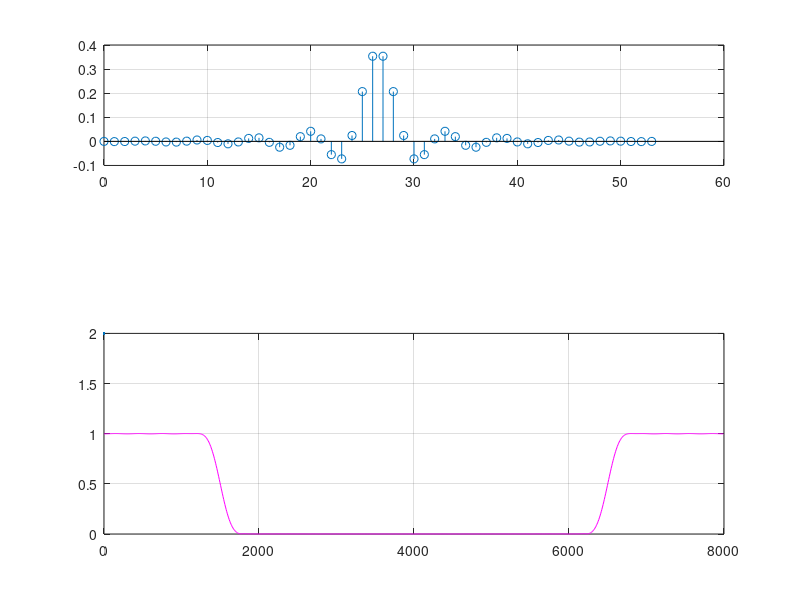
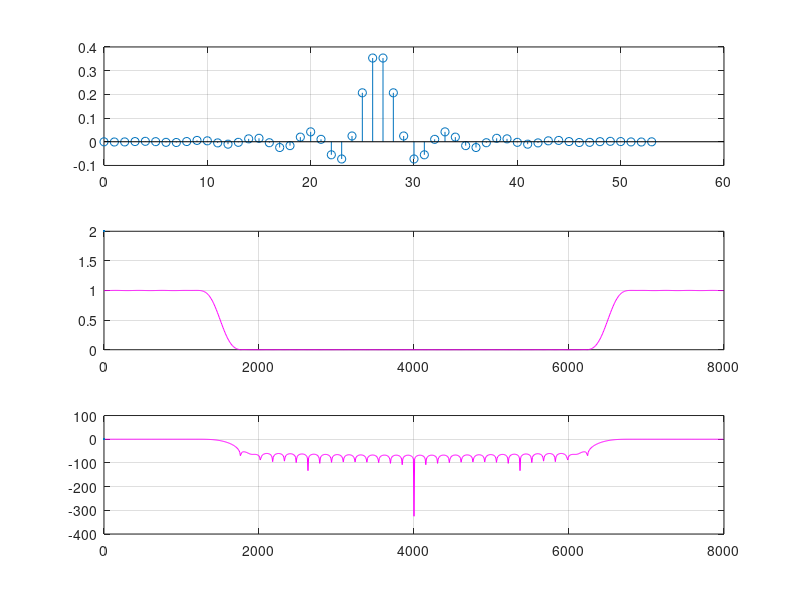
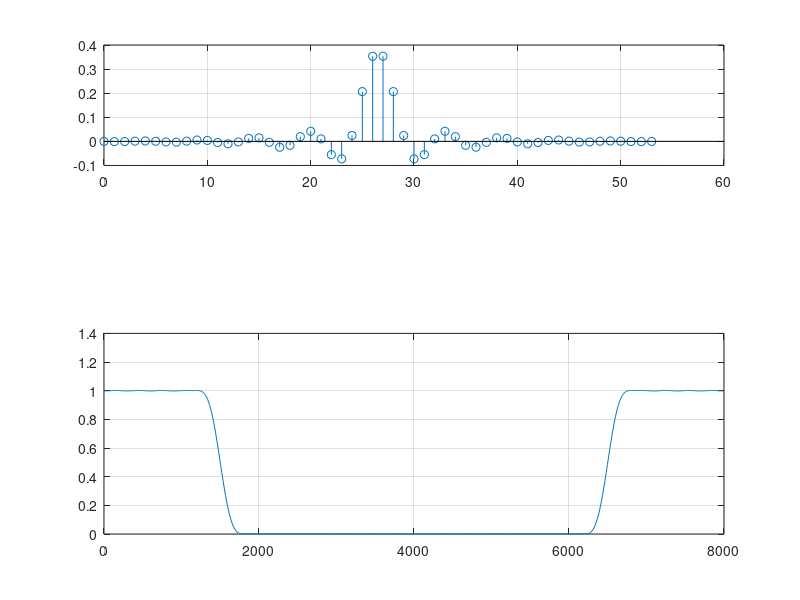

MATLAB code for these plots, in order: (Note: this script raises an error after producing the figures.)
clc; clear; close all;
% Filtry FIR
% Zadanie 1
% Parametry filtru
fp = 1250; % Częstotliwość końca pasma przepustowego (Hz)
fr = 1750; % Częstotliwość początku pasma zaporowego (Hz)
Rr = 40;   % Minimalne wymagane tłumienie w paśmie zaporowym (dB)
fs = 8000; % Częstotliwość próbkowania (Hz)
Q=1000;

f0=(fp+fr)/2;

% parametry dla okna Hamminga
alfa=3.3;
R=ceil(alfa*(fs/(fr-fp))); % ceil zaokrągla elementy do góry
R
K=R+1;

n=0:K-1;
hx = 2*(f0/fs)*sinc(2*(f0/fs)*(n-R/2));

h=hx.*hamming(K)';


H1=fft(h,Q);
F1=[0:Q-1] * fs / Q;
h1=ifft(H1);

figure(1)
subplot(3,1,1)
stem(n,h); grid on;
subplot(2,1,2)
plot(F1, abs(H1),'magenta', LineWidth=2); grid on;

figure(2)
subplot(3,1,1)
stem(n,h); grid on;
subplot(3,1,2)
plot(F1, abs(H1), 'magenta', LineWidth=2); grid on;
subplot(3,1,3);
plot(F1, 20*log10(abs(H1)),'magenta', LineWidth=2); grid on;




 figure(3)
 subplot(3,1,1)
 stem(n,h); grid on;
 subplot(2,1,2)
 plot(F1, abs(H1)); grid on;

%%%%%%%%%%%%%%%%%%%%%%%%%%%%%%%%%%%%%%
% Zadanie 2
fx1=[650,1200,1800,3125];
fs1=8000;
fx2=[650,1300,1700,3125];
fs2=16000;
fx3=[650,1300,1700];
fs3=4000;

t=0:1/fs1:1-1/fs1;

x1=sin(2*pi*t*650)+sin(2*pi*t*1300)+sin(2*pi*t*1700)+sin(2*pi*t*3125);
y1=conv(x1, h, 'same');

X1=fft(x1);
Y1=fft(y1);
f=(0:length(X1)-1)*fs/length(X1);


 % figure(5)
 % subplot(2,1,1)
 % plot(f,abs(X1)/fs1); grid on; hold on;
 % plot(F1,abs(H1)); hold on;
 % plot(f,abs(Y1)/fs1,'g');
 % subplot(2,1,2)
 % plot(f,angle(X1)); grid on; hold on;
 % plot(F1,angle(H1),'magenta'); hold on;
 % plot(f,angle(Y1), 'b');

fir_1
